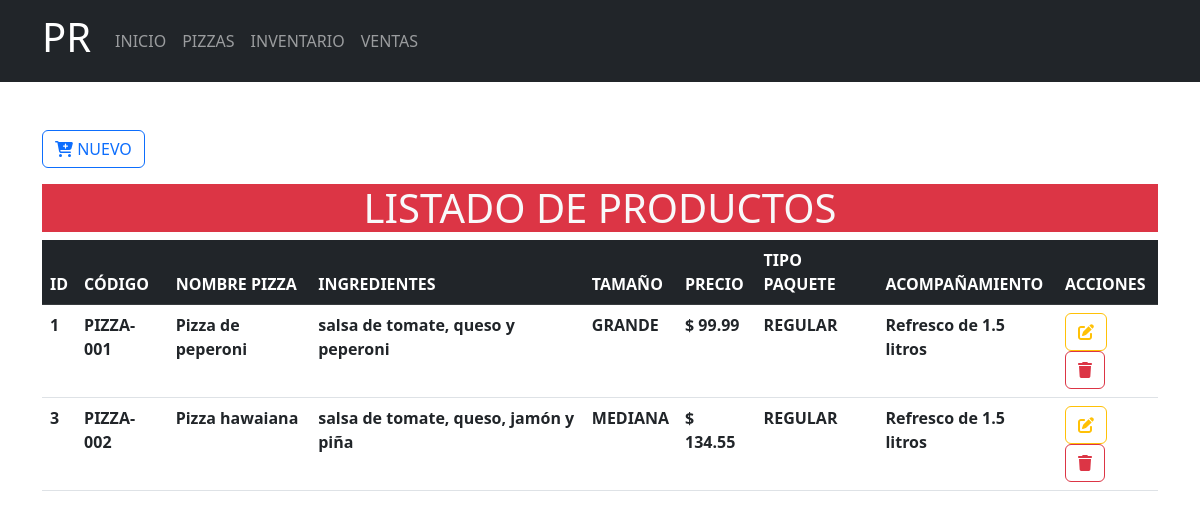
The page /Formularios/productos/index.php on the database its author committed.
### tables this page shows
CREATE TABLE `productos` (
  `idProducto` int(10) NOT NULL,
  `codigo` varchar(10) NOT NULL,
  `nombre_pizza` varchar(100) NOT NULL,
  `ingredientes` varchar(500) NOT NULL,
  `tamano` varchar(50) NOT NULL,
  `precio` decimal(10,2) NOT NULL,
  `tipo_paquete` varchar(100) NOT NULL,
  `acompanamiento` varchar(100) NOT NULL
);

### Formularios/productos/index.php (the view, shortened to what this page needs)
<?php
include_once("../../config/conexion.php")
?>
<!doctype html>
<html lang="es">
<head>
    <link rel="stylesheet" href="<?php echo base_url; ?>css/bootstrap.min.css">
</head>
<body>
    <header>
        <nav class="navbar navbar-expand-lg bg-dark" data-bs-theme="dark">
            <div class="container">
                <a class="navbar-brand" href="<?php echo base_url; ?>">
                    <h1>PR</h1>
                </a>
                <div class="collapse navbar-collapse" id="mi-menu">
                    <ul class="navbar-nav">
                        <li class="nav-item">
                            <a class="nav-link" href="<?php echo base_url; ?>">INICIO</a>
                        </li>
                        <li class="nav-item">
                            <a class="nav-link" href="<?php echo base_url; ?>Formularios/productos/index.php">PIZZAS</a>
                        </li>
                        <li class="nav-item">
                            <a class="nav-link" href="<?php echo base_url; ?>Formularios/inventario/index.php">INVENTARIO</a>
                        </li>
                        <li class="nav-item">
                            <a class="nav-link" href="<?php echo base_url; ?>Formularios/ventas/index.php">VENTAS</a>
                        </li>
                    </ul>
                </div>
            </div>
        </nav>
    </header>
    <div class="container-lg mt-5">
        <a href="crear.php" type="button" class="btn btn-outline-primary mb-3">
            <i class="fa-solid fa-cart-plus fa-beat"></i>
            NUEVO
        </a>
        <h1 class="text-center bg-danger text-light ">LISTADO DE PRODUCTOS</h1>
        <div class="table-responsive-sm">
            <table class="table table-hover">
                <thead class="table-dark">
                    <tr>
                        <th scope="col">ID</th>
                        <th scope="col">CÓDIGO</th>
                        <th scope="col">NOMBRE PIZZA</th>
                        <th scope="col">INGREDIENTES</th>
                        <th scope="col">TAMAÑO</th>
                        <th scope="col">PRECIO</th>
                        <th scope="col">TIPO PAQUETE</th>
                        <th scope="col">ACOMPAÑAMIENTO</th>
                        <th scope="col">ACCIONES</th>
                    </tr>
                </thead>
                <tbody>
                    <?php
                    $sql = $conexion->query("SELECT * FROM productos");
                    while ($resultado = $sql->fetch_assoc()) {
                    ?>
                        <tr>
                            <th scope="row"><?php echo $resultado['idProducto'] ?></th>
                            <th scope="row"><?php echo $resultado['codigo'] ?></th>
                            <th scope="row"><?php echo $resultado['nombre_pizza'] ?></th>
                            <th scope="row"><?php echo $resultado['ingredientes'] ?></th>
                            <th scope="row"><?php echo $resultado['tamano'] ?></th>
                            <th scope="row">$ <?php echo $resultado['precio'] ?></th>
                            <th scope="row"><?php echo $resultado['tipo_paquete'] ?></th>
                            <th scope="row"><?php echo $resultado['acompanamiento'] ?></th>
                            <th scope="row">
                                <a href="<?php echo base_url; ?>Formularios/productos/actualizar.php?Id=<?php echo $resultado['idProducto'] ?>" class="btn btn-outline-warning">
                                    <i class="fa-solid fa-pen-to-square fa-beat"></i>
                                </a>
                                <a href="<?php echo base_url; ?>CRUDP/eliminarDatos.php?Id=<?php echo $resultado['idProducto'] ?>" class="btn btn-outline-danger">
                                    <i class="fa-solid fa-trash fa-beat"></i>
                                </a>
                            </th>
                        </tr>
                    <?php
                    }
                    ?>
                </tbody>
            </table>
        </div>
    </div>
</body>
</html>

### rows shown on the page
productos: idProducto "1", codigo "PIZZA-001", nombre_pizza "Pizza de peperoni", ingredientes "salsa de tomate, queso y peperoni", tamano "GRANDE", precio "99.99", tipo_paquete "REGULAR", acompanamiento "Refresco de 1.5 litros"
productos: idProducto "3", codigo "PIZZA-002", nombre_pizza "Pizza hawaiana", ingredientes "salsa de tomate, queso, jamón y piña", tamano "MEDIANA", precio "134.55", tipo_paquete "REGULAR", acompanamiento "Refresco de 1.5 litros"
